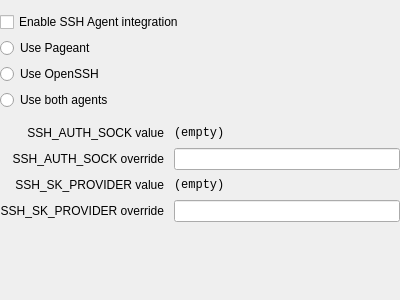
<?xml version="1.0" encoding="UTF-8"?>
<ui version="4.0">
 <class>AgentSettingsWidget</class>
 <widget class="QWidget" name="AgentSettingsWidget">
  <property name="geometry">
   <rect>
    <x>0</x>
    <y>0</y>
    <width>400</width>
    <height>300</height>
   </rect>
  </property>
  <layout class="QVBoxLayout" name="verticalLayout">
   <property name="leftMargin">
    <number>0</number>
   </property>
   <property name="topMargin">
    <number>0</number>
   </property>
   <property name="rightMargin">
    <number>0</number>
   </property>
   <property name="bottomMargin">
    <number>0</number>
   </property>
   <item>
    <widget class="QWidget" name="sshAuthSockWidget" native="true">
     <layout class="QGridLayout" name="sshAuthSockOverrideLayout">
      <property name="leftMargin">
       <number>0</number>
      </property>
      <property name="topMargin">
       <number>0</number>
      </property>
      <property name="rightMargin">
       <number>0</number>
      </property>
      <property name="bottomMargin">
       <number>0</number>
      </property>
     </layout>
    </widget>
   </item>
   <item>
    <widget class="MessageWidget" name="sshAuthSockMessageWidget" native="true"/>
   </item>
   <item>
    <widget class="VaultCheckBox" name="enableSSHAgentCheckBox">
     <property name="text">
      <string>Enable SSH Agent integration</string>
     </property>
    </widget>
   </item>
   <item>
    <widget class="QFrame" name="agentConfigPageBody">
     <property name="frameShape">
      <enum>QFrame::NoFrame</enum>
     </property>
     <property name="frameShadow">
      <enum>QFrame::Plain</enum>
     </property>
     <layout class="QVBoxLayout" name="verticalLayout_2">
      <property name="leftMargin">
       <number>0</number>
      </property>
      <property name="topMargin">
       <number>0</number>
      </property>
      <property name="rightMargin">
       <number>0</number>
      </property>
      <property name="bottomMargin">
       <number>0</number>
      </property>
      <item>
       <widget class="VaultRadioButton" name="usePageantRadioButton">
        <property name="text">
         <string>Use Pageant</string>
        </property>
       </widget>
      </item>
      <item>
       <widget class="VaultRadioButton" name="useOpenSSHRadioButton">
        <property name="text">
         <string>Use OpenSSH</string>
        </property>
       </widget>
      </item>
      <item>
       <widget class="VaultRadioButton" name="useBothRadioButton">
        <property name="text">
         <string>Use both agents</string>
        </property>
       </widget>
      </item>
      <item>
       <layout class="QGridLayout" name="agentValues">
        <property name="topMargin">
         <number>10</number>
        </property>
        <property name="bottomMargin">
         <number>10</number>
        </property>
        <property name="horizontalSpacing">
         <number>10</number>
        </property>
        <property name="verticalSpacing">
         <number>8</number>
        </property>
        <item row="1" column="0">
         <widget class="QLabel" name="sshAuthSockOverrideLabel">
          <property name="text">
           <string>SSH_AUTH_SOCK override</string>
          </property>
          <property name="alignment">
           <set>Qt::AlignRight|Qt::AlignTrailing|Qt::AlignVCenter</set>
          </property>
         </widget>
        </item>
        <item row="0" column="0">
         <widget class="QLabel" name="sshAuthSockValueLabel">
          <property name="text">
           <string>SSH_AUTH_SOCK value</string>
          </property>
          <property name="alignment">
           <set>Qt::AlignRight|Qt::AlignTrailing|Qt::AlignVCenter</set>
          </property>
         </widget>
        </item>
        <item row="4" column="0">
         <spacer name="verticalSpacer">
          <property name="orientation">
           <enum>Qt::Vertical</enum>
          </property>
          <property name="sizeHint" stdset="0">
           <size>
            <width>20</width>
            <height>40</height>
           </size>
          </property>
         </spacer>
        </item>
        <item row="1" column="1">
         <widget class="VaultLineEdit" name="sshAuthSockOverrideEdit"/>
        </item>
        <item row="0" column="1">
         <widget class="QLabel" name="sshAuthSockLabel">
          <property name="font">
           <font>
            <family>Monospace</family>
           </font>
          </property>
          <property name="text">
           <string>(empty)</string>
          </property>
          <property name="textInteractionFlags">
           <set>Qt::TextSelectableByKeyboard|Qt::TextSelectableByMouse</set>
          </property>
         </widget>
        </item>
        <item row="2" column="0">
         <widget class="QLabel" name="sshSecurityKeyProviderValueLabel">
          <property name="text">
           <string>SSH_SK_PROVIDER value</string>
          </property>
          <property name="alignment">
           <set>Qt::AlignRight|Qt::AlignTrailing|Qt::AlignVCenter</set>
          </property>
         </widget>
        </item>
        <item row="2" column="1">
         <widget class="QLabel" name="sshSecurityKeyProviderLabel">
          <property name="font">
           <font>
            <family>Monospace</family>
           </font>
          </property>
          <property name="text">
           <string>(empty)</string>
          </property>
          <property name="textInteractionFlags">
           <set>Qt::TextSelectableByKeyboard|Qt::TextSelectableByMouse</set>
          </property>
         </widget>
        </item>
        <item row="3" column="0">
         <widget class="QLabel" name="sshSecurityKeyProviderOverrideLabel">
          <property name="text">
           <string>SSH_SK_PROVIDER override</string>
          </property>
          <property name="alignment">
           <set>Qt::AlignRight|Qt::AlignTrailing|Qt::AlignVCenter</set>
          </property>
         </widget>
        </item>
        <item row="3" column="1">
         <widget class="VaultLineEdit" name="sshSecurityKeyProviderOverrideEdit"/>
        </item>
       </layout>
      </item>
     </layout>
    </widget>
   </item>
  </layout>
 </widget>
 <customwidgets>
  <customwidget>
   <class>VaultCheckBox</class>
   <extends>QCheckBox</extends>
   <header>gui/vault/VaultControls.h</header>
  </customwidget>
  <customwidget>
   <class>VaultLineEdit</class>
   <extends>QLineEdit</extends>
   <header>gui/vault/VaultControls.h</header>
  </customwidget>
  <customwidget>
   <class>VaultRadioButton</class>
   <extends>QRadioButton</extends>
   <header>gui/vault/VaultControls.h</header>
  </customwidget>
  <customwidget>
   <class>MessageWidget</class>
   <extends>QWidget</extends>
   <header>gui/MessageWidget.h</header>
   <container>1</container>
  </customwidget>
 </customwidgets>
 <resources/>
 <connections/>
</ui>
